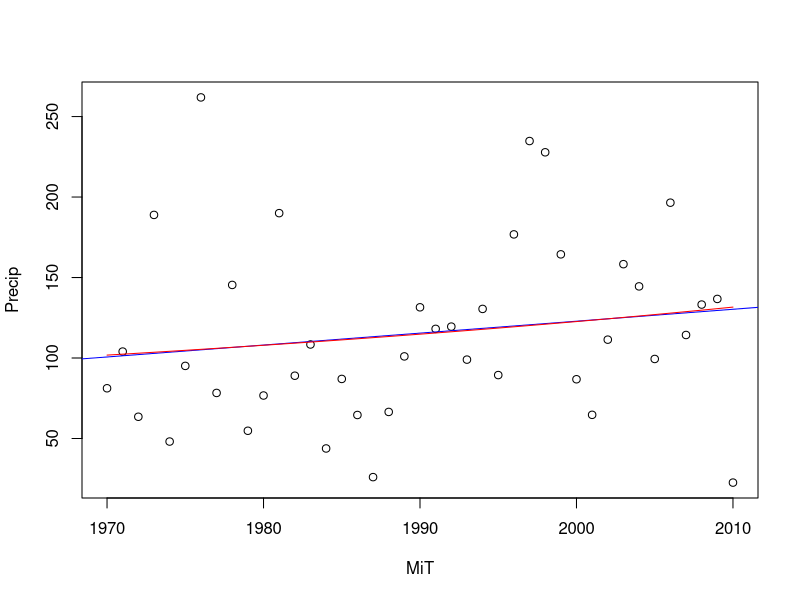

Write the R code that produced this figure.
# Experimento glm
pp <- read.table("PrecipOctGro.txt")
pp
head(pp)
pp <- data.frame(MiT=as.integer(rownames(pp)), Precip=pp$Precip)
ff <- Precip ~ MiT
plot(pp)
m1 <- lm(ff, data=pp)
abline(m1,col="blue")
f1 <- function(x) predict(m1, newdata=data.frame(MiT=x), type="response")
f1(1980)

m2 <- glm(ff, data=pp, family=Gamma)
f2 <- function(x) predict(m2, newdata=data.frame(MiT=x), type="response")
f2(1980)
curve(f2, add=T, col="red")
